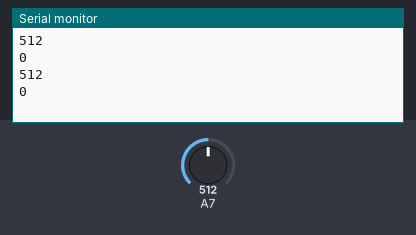
Bench run of a sketch on a simulated Arduino Uno, built with avr-gcc and run on an emulated ATmega328P. On the bench: the last lines printed to the serial monitor. The test bench sets the inputs (shaded band); at power-on: A7 = 512.

Above: at 2.8 s.
2.9 s: A7 set to 716
At 4.9 s:
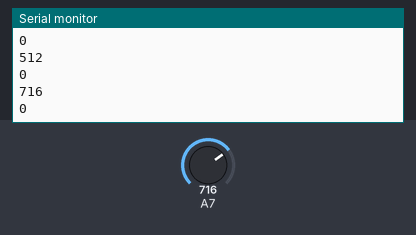
5.6 s: A7 set to 900
At 6.4 s:
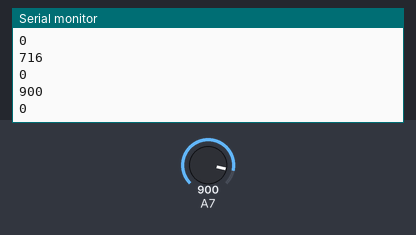
Timing chart, 0 to 8.6 s (numbered marks = the images above; inputs shaded):
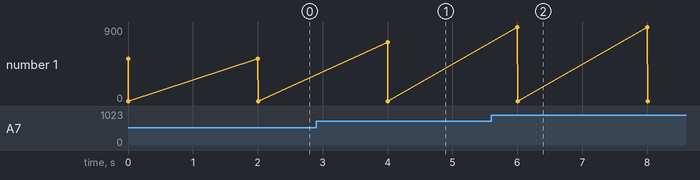

Measured:
- after the input at 2.9 s, the serial monitor: prints a new line after 1.1 s (image 1)
- after the input at 5.6 s, the serial monitor: prints a new line after 0.40 s (image 2)

The sketch:

mq_135.ino
```cpp
int sensorValue;

int digitalValue;

void setup()

{

  Serial.begin(9600);      // sets the serial port to 9600

  pinMode( 0, INPUT);

}


void loop()

{

  sensorValue = analogRead(7);       // read analog input pin 0

  digitalValue = digitalRead(0);

  Serial.println(sensorValue, DEC);  // prints the value read

  Serial.println(digitalValue, DEC);

  delay(2000);                        // wait 100ms for next reading

}
```
